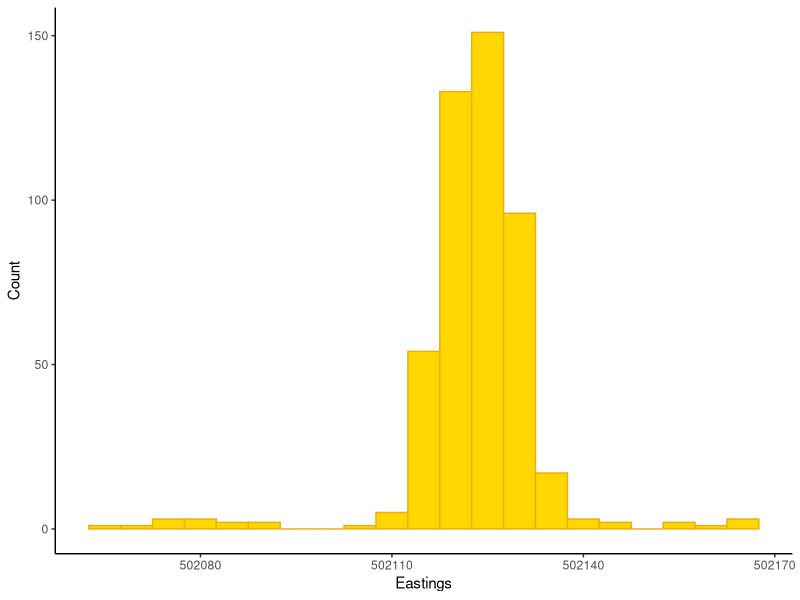
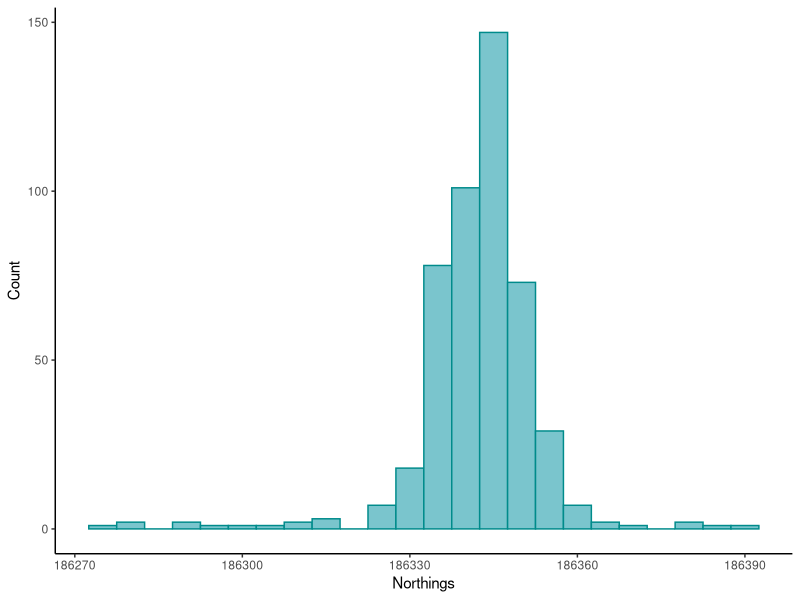
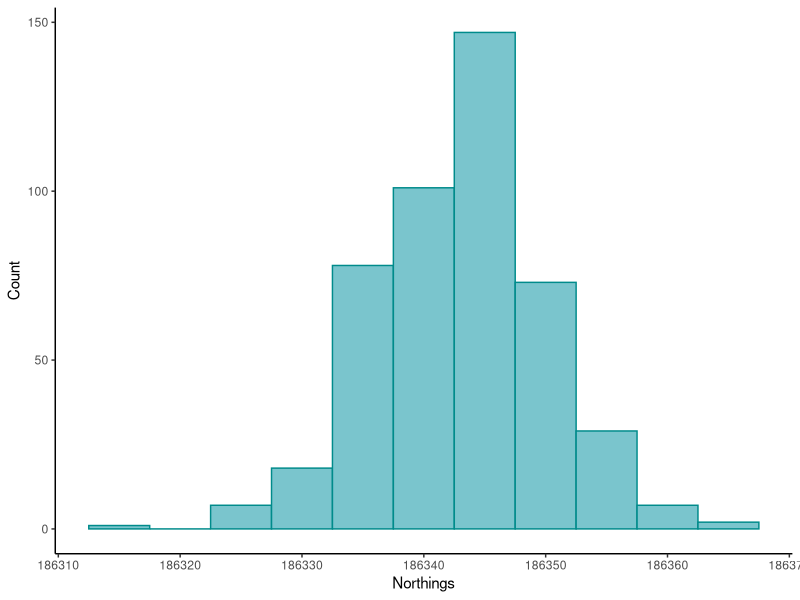
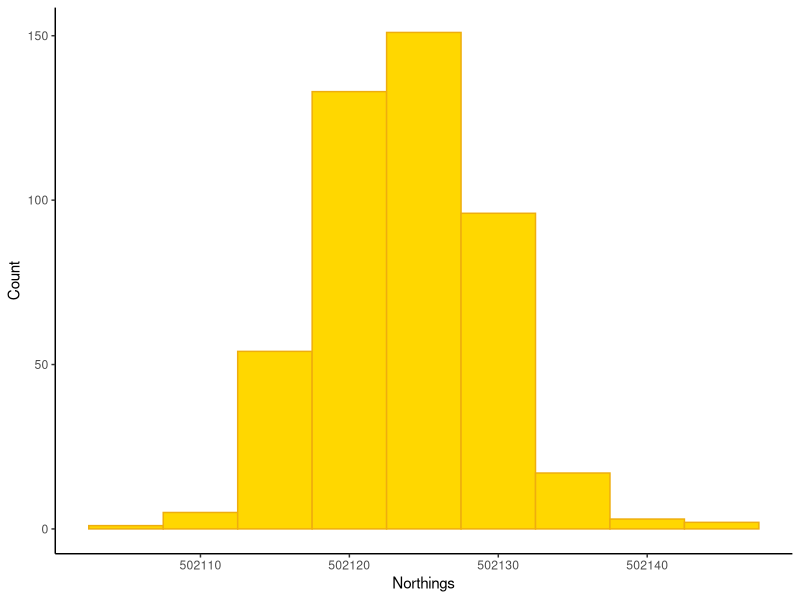

Write the R code that produced these figures, in order. (Note: this script raises an error after producing the figures.)
# COURSEWORK 1 - ANALYTICAL AND NUMERICAL METHODS - WORKSHEET
# Author: Alessandra Cianfanelli

## Libraries----
library(tidyverse)  # for data wrangling
library(ggthemes)   # for a mapping theme
library(plotrix) # for the standard error 

# checking the wd 
getwd()

## Importing the data----
my_data <- read.csv("Analytical and numerical methods/coursework 1/my_data_aanm_c1.csv")
str(my_data) #Checking for what type of variables are in the dataset 

## Splitting the datasets----

# Here i am splitting the dataset into northings and eastings - 
  # - as these are treated as independent from eachother for the purpose of this excercise 

# Northings: 
northings <- my_data %>% 
  dplyr::select(- E..m.) %>% 
  rename(Time_s = Time..s., N_m =N..m.)

# Eastings: 
eastings <- my_data %>% 
  dplyr::select(- N..m.) %>% 
  rename(Time_s = Time..s., E_m =E..m.)

## Finding initial mean and standard error----
  # NB: as we remove outliers the mean and standard error will- 
  #-change but this is the starting point

options(digits = 10)

#EAST: 
mean(eastings$E_m) # Initial mean: 502123.0578
sd(eastings$E_m) #Initial standard deviation: 9.9507
  #NB: the sd() function is computed by calculating the square root of -
    # - the variance (which is calculated using with the var function and  n-1 as the denominator) 

mean(northings$N_m) #Initial mean: 186342.2976
sd(northings$N_m) #Initial standard deviation: 10.9642

# Histogram of initial distribution----

(dist_east <- ggplot(eastings, aes(x = E_m)) + 
    geom_histogram(binwidth = 5, colour = "#EEAD0E", fill = "gold") + 
   theme_classic() +
    xlab("Eastings") + 
    ylab("Count"))

#ggsave(dist_east, file = "Analytical and numerical methods/coursework 1/initial_E_dist.png", height = 4, width = 6)

(dist_north <- ggplot(northings, aes(x = N_m)) +
    geom_histogram(binwidth = 5, colour = "#008B8B", 
                   fill = "#7AC5CD") + 
    theme_classic() +
    xlab("Northings") + 
    ylab("Count"))

#ggsave(dist_north, file = "Analytical and numerical methods/coursework 1/initial_N_dist.png", height = 4, width = 6)


# They both have normal distribution, which was already known, 
  # but it is also possible to see lots of values towards the tails of the function 

## Calculating the z-score of all values and removing outliers----

# NORTH: 
north_comp <- northings %>% 
  mutate(zscore = (N_m - mean(N_m))/sd(N_m)) %>% 
  filter(zscore <= 2.5758) %>% 
  filter(zscore >= -2.5758) 

#NB: 2.5758 is the critical value for removal fora 99% confidence two-tailed test, 
  # this was found using excel (refer to spreadsheet)

# Observation count northings afrer outlier removal: 463 

(dist_north2 <- ggplot(north_comp, aes(x = N_m)) +
    geom_histogram(binwidth = 5, colour = "#008B8B", 
                   fill = "#7AC5CD") + 
    theme_classic() +
    xlab("Northings") + 
    ylab("Count"))

#ggsave(dist_north2, file = "Analytical and numerical methods/coursework 1/N_distribution_after.png", height = 4, width = 6)

# From the histogram of distribution we can see that a lot of the values -
  #- that were at the end of the tail previously have now been removed 

# EAST: 

east_comp <- eastings %>% 
  mutate(zscore = (E_m - mean(E_m))/sd(E_m)) %>% 
  filter(zscore <= 2.5758) %>% 
  filter(zscore >= -2.5758)

# Observation count eastings afrer outlier removal: 462

(dist_east2 <- ggplot(east_comp, aes(x = E_m)) +
    geom_histogram(binwidth = 5, colour = "#EEAD0E", fill = "gold") + 
    theme_classic() +
    xlab("Northings") + 
    ylab("Count")) 

#ggsave(dist_east2, file = "Analytical and numerical methods/coursework 1/E_distribution_after.png", height = 4, width = 6)

# Similar to above, the curve is now much more centered without
  # a lot of the noise towards the end of the tails 

## Final Summary----

options(digits = 10) #making sure I have enough decimal places (4 to reflect the original dataset)

#NORTH: 
mean(north_comp$N_m) # value: 186343.0604
sd(north_comp$N_m) #standard deviation: 6.9732 

#EAST: 
mean(east_comp$E_m) # value: 502123.7236 
sd(east_comp$E_m, digits = decimal_length) #standard deviation: 5.5803
